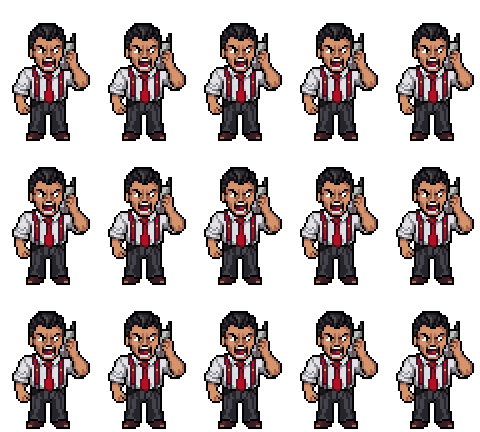
#> input picture assets/field/field_bart.png, 480 x 432 px, given in place of field_bart.png.png, which was not available
$ python feet.py ../../assets/field/field_bart.png
#> lines starting #> are read from the running program, lines starting #| are printed output that depends on the picture; pictures that were not available may be replaced by others from this repository, and a replacement may not be noted
"""Put every frame of a walker sheet's feet on one line.

    python3 tools/region-art/feet.py field_scott [field_derek ...]

PixelLab's walk frames aren't anchored: from frame to frame the lowest foot
drifts up and down by several pixels, so in the game the character bobs up
off the ground (and off its shadow) as it walks, worst walking north. This
moves each 96×144 frame of `assets/field/<key>.png` up or down, by whole art
pixels, so its lowest opaque pixel sits on the feet line, y 141 (the same for
every character, so shadows sit alike under all of them). walker.py does the
same for new sheets built from a drifting cycle like that.
"""

import os
import sys

from PIL import Image

ROOT = os.path.abspath(os.path.join(os.path.dirname(__file__), '..', '..'))
FRAME_W, FRAME_H = 96, 144
ART_PX = 2
FEET_Y = 141


def seat(sheet):
    """Each frame re-seated on the feet line; returns (sheet, how many frames moved)."""
    cols, rows = sheet.width // FRAME_W, sheet.height // FRAME_H
#> cols = 5; rows = 3
    frame = lambda c, r: sheet.crop((c * FRAME_W, r * FRAME_H, (c + 1) * FRAME_W, (r + 1) * FRAME_H))
    feet = FEET_Y + 1
    out = Image.new('RGBA', sheet.size)
#> out: PIL image 480x432 RGBA; every value is 0
    moved = 0
    for r in range(rows):
        for c in range(cols):
            f = frame(c, r)
            box = f.getbbox()
            dy = 0
            if box:
                dy = (feet - box[3]) // ART_PX * ART_PX
                moved += dy != 0
            out.alpha_composite(f.transform(f.size, Image.AFFINE, (1, 0, 0, 0, 1, -dy)), (c * FRAME_W, r * FRAME_H))
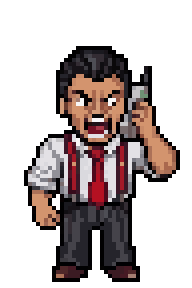
#> f: PIL image 96x144 RGBA (shown 2 times larger); mean R, G, B, A 39.9, 30.4, 29.6, 103.4; transparent parts drawn white
#> out is the input picture: PIL image 480x432 RGBA; mean R, G, B, A 39.9, 30.4, 29.6, 103.4
#> after the loop, moved = 0
    return out, moved


if __name__ == '__main__':
    for key in sys.argv[1:]:
        path = os.path.join(ROOT, 'assets', 'field', f'{key}.png')
        sheet, moved = seat(Image.open(path).convert('RGBA'))
#> moved = 0
        sheet.save(path, optimize=True)
        print(path, f'{moved} frames moved')
#| assets/field/../../assets/field/field_bart.png.png 0 frames moved

$ run again, on assets/field/field_brad_idle.png
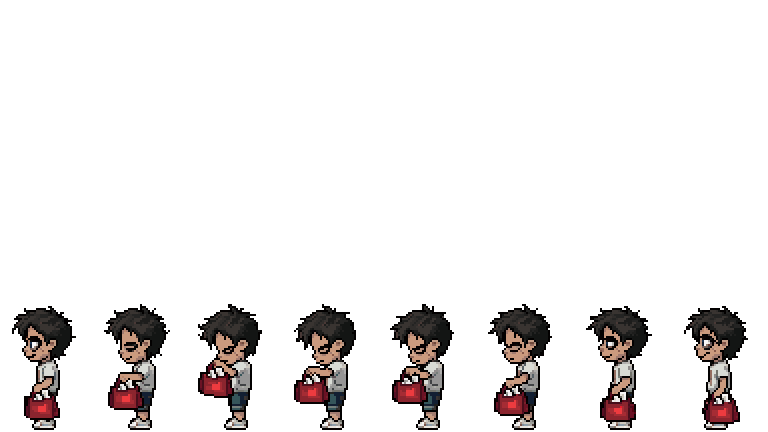
#> input picture assets/field/field_brad_idle.png, 768 x 432 px, given in place of field_brad_idle.png.png, which was not available
#> cols = 8; rows = 3
#> out: PIL image 768x432 RGBA; every value is 0
#> after the loop in seat, `for r in range(rows):`:
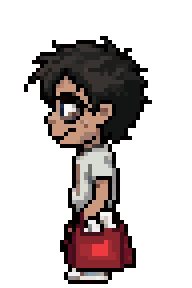
#> f: PIL image 96x144 RGBA (shown 2 times larger); mean R, G, B, A 25.7, 19, 18.2, 79.7; transparent parts drawn white
#> in seat, out is the input picture: PIL image 768x432 RGBA; mean R, G, B, A 9.1, 6.8, 6.5, 28.2
#> after the loop in seat, `for r in range(rows):`: moved = 0
#| assets/field/../../assets/field/field_brad_idle.png.png 0 frames moved

$ run again, on assets/field/field_chad_idle.png
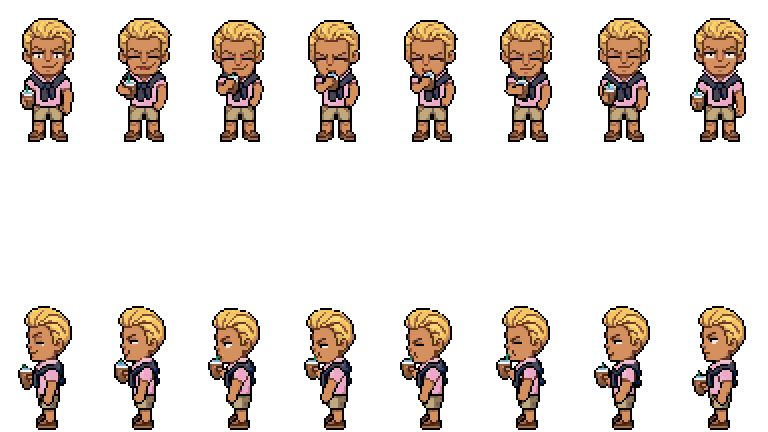
#> input picture assets/field/field_chad_idle.png, 768 x 432 px, given in place of field_chad_idle.png.png, which was not available
#> cols = 8; rows = 3
#> out: PIL image 768x432 RGBA; every value is 0
#> after the loop in seat, `for r in range(rows):`:
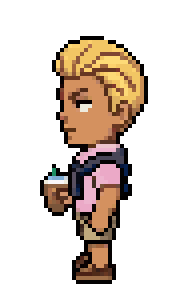
#> f: PIL image 96x144 RGBA (shown 2 times larger); mean R, G, B, A 40.8, 30, 21.6, 74.2; transparent parts drawn white
#> in seat, out is the input picture: PIL image 768x432 RGBA; mean R, G, B, A 30.2, 22.1, 15.9, 55.6
#> after the loop in seat, `for r in range(rows):`: moved = 0
#| assets/field/../../assets/field/field_chad_idle.png.png 0 frames moved
